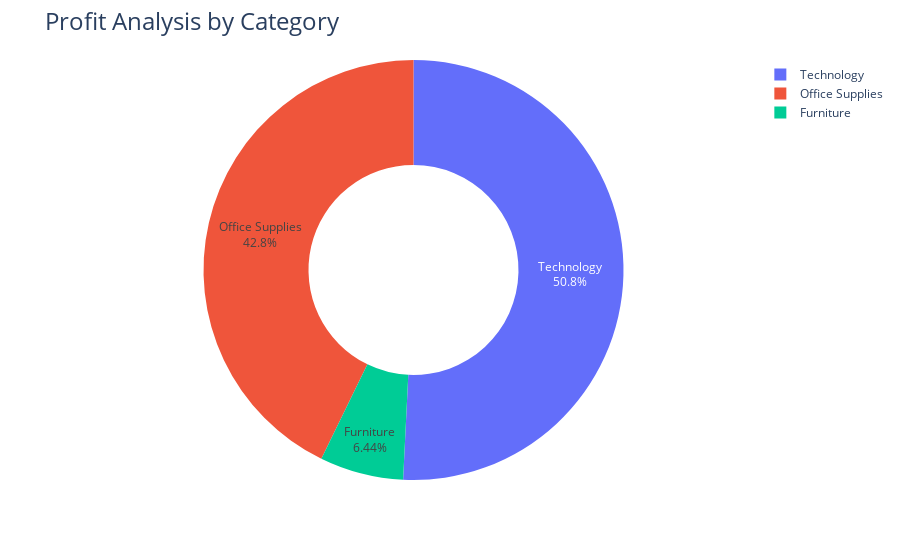

Source (notebook cell):
### Code cell
fig = px.pie(profit_by_category, 
            values= 'Profit',
            names='Category',
            hole=0.5,
           )

fig.update_traces(textposition='inside', textinfo='percent+label')
fig.update_layout(title_text='Profit Analysis by Category', title_font=dict(size=24))

fig.show()

### Figure 1 — Plotly figure (JSON) as saved in the notebook; plotly's stock layout.template omitted (floating-point values rounded to 4 significant figures)
{"data": [{"domain": {"x": [0, 1], "y": [0, 1]}, "hole": 0.5, "hovertemplate": "Category=%{label}<br>Profit=%{value}<extra></extra>", "labels": ["Furniture", "Office Supplies", "Technology"], "legendgroup": "", "name": "", "showlegend": true, "textinfo": "percent+label", "textposition": "inside", "type": "pie", "values": [18450.0, 122500.0, 145500.0]}], "layout": {"autosize": true, "legend": {"tracegroupgap": 0}, "margin": {"t": 60}, "title": {"font": {"size": 24}, "text": "Profit Analysis by Category"}}}
